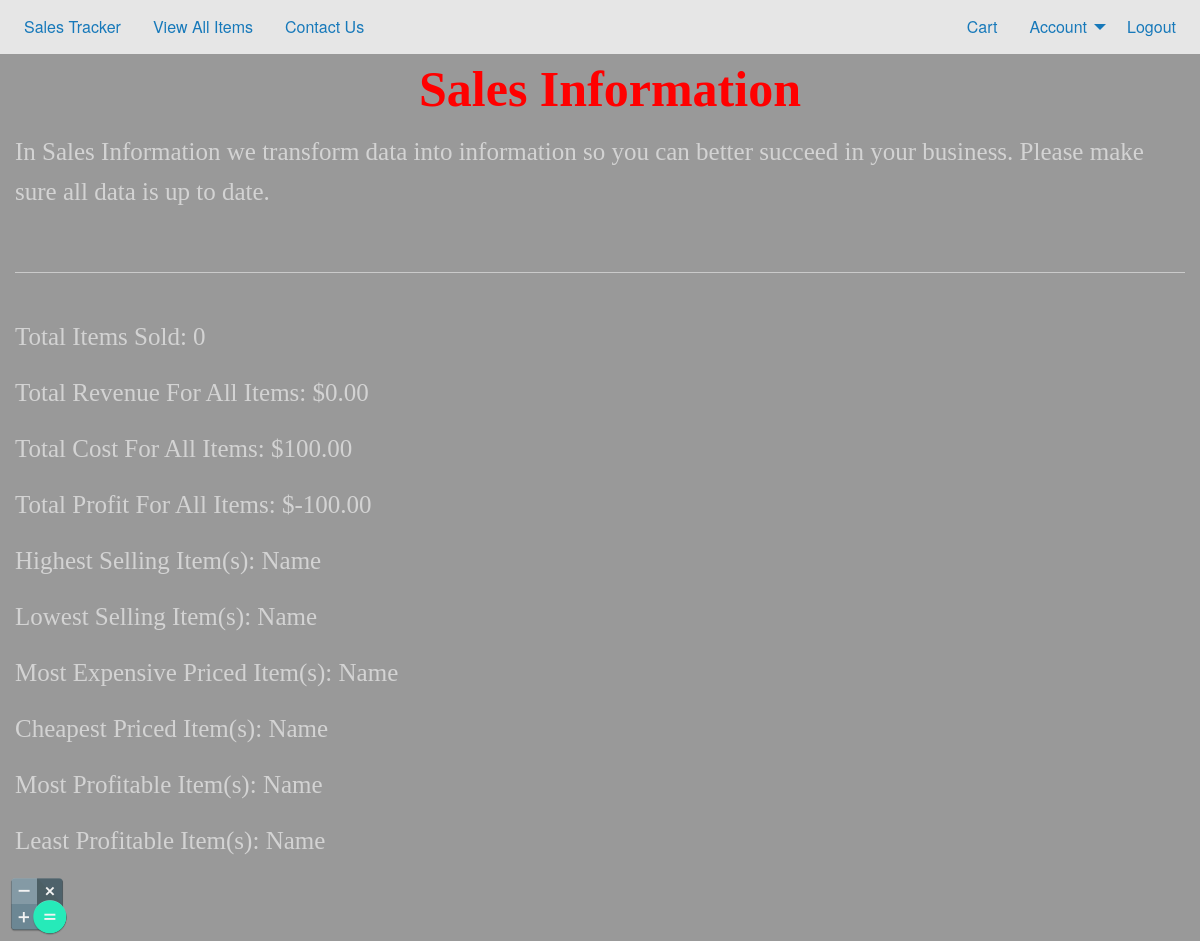
The page /account/sales_info/ (signed in) on the database as committed earlier.
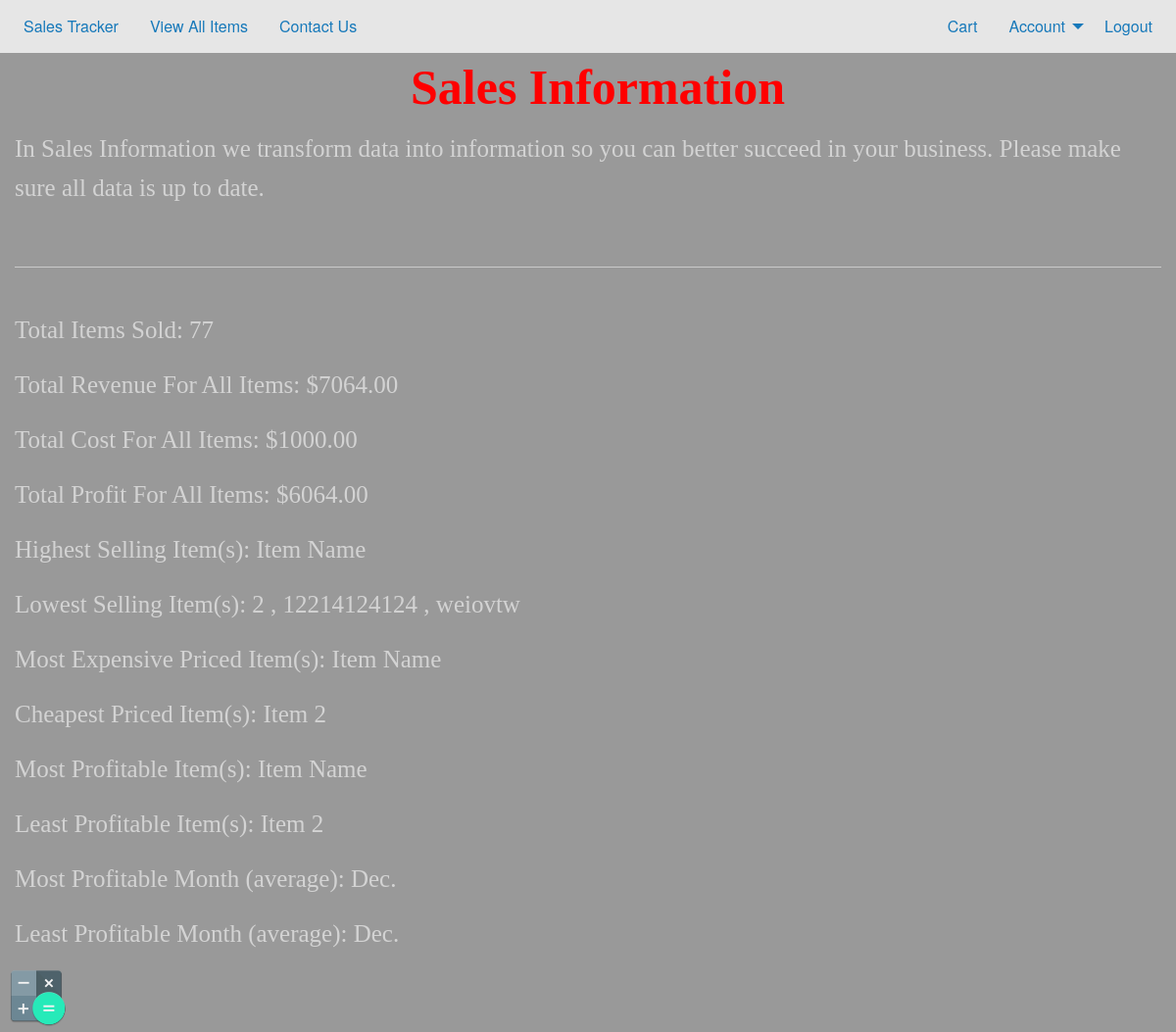
The same page on the database as committed later.
### main_app/models.py (models this page shows, shortened)
class Item(models.Model):
	user = models.ForeignKey(
		User,
		on_delete = models.CASCADE,
		null = True
	)
	name = models.CharField(
		max_length = 32
	)
	cost = models.DecimalField(
		max_digits = 12,
		decimal_places = 2,
		default = 0.00
	)
	price = models.DecimalField(
		max_digits = 12,
		decimal_places = 2,
		default = 0.00
	)
	units_purchased = models.IntegerField(
		default = 0
	)
	units_available = models.IntegerField(
		default = 0
	)
	units_previously_sold = models.IntegerField(
		default = 0
	)
	units_sold = models.IntegerField(
		default = 0
	)
	sale_start = models.DateTimeField(
		null = True,
		blank = True
	)
	sale_end = models.DateTimeField(
		null = True,
		blank = True
	)
	discount_start = models.DateTimeField(
		null = True,
		blank = True
	)
	discount_end = models.DateTimeField(
		null = True,
		blank = True
	)
	details = models.TextField()
	date_created = models.DateTimeField(
		auto_now_add = True
	)
	date_updated = models.DateTimeField(
		auto_now = True
	)

### main_app/views.py (the view)
# urls.py: url(r'^account/sales_info/$', views.sales_info, name="sales_info"),
@login_required
def sales_info(request):
	items = Item.objects.filter(user=request.user)
	total_units_sold = 0
	total_cost = 0
	total_revenue = 0
	months = {}
	for item in items:
		total_units_sold = total_units_sold + item.units_sold
		total_cost = total_cost + (item.cost * item.units_purchased)
		total_revenue = total_revenue + (item.price * item.units_sold)
		dates_sold = ItemUnitSoldDate.objects.filter(item=item)
		for date_sold in dates_sold:
			month = str(date_sold.date).split('-')[1]
			if not months.get(month):
				months[month] = (item.price - item.cost) * date_sold.amount
			else:
				months[month] = months[month] + ((item.price - item.cost) * date_sold.amount)
	most_profitable_months = []
	most_profitable_month_amount = -1
	least_profitable_months = []
	least_profitable_month_amount = float('inf')
	for month, profit in months.items():
		if profit > most_profitable_month_amount:
			most_profitable_months = []
			most_profitable_months.append(MONTH_NUM_TO_NAME[int(month)] + ".")
			most_profitable_month_amount = profit
		elif profit == most_profitable_month_amount:
			most_profitable_months.append(MONTH_NUM_TO_NAME[int(month)] + ".")
		if profit < least_profitable_month_amount:
			least_profitable_months = []
			least_profitable_months.append(MONTH_NUM_TO_NAME[int(month)] + ".")
			least_profitable_month_amount = profit
		elif profit == least_profitable_month_amount:
			least_profitable_months.append(MONTH_NUM_TO_NAME[int(month)] + ".")
	highest_selling_items = items.order_by('-units_sold')
	highest_selling_items_range = 1
	for i in range(0, len(highest_selling_items)):
		if i + 1 < len(highest_selling_items):
			if highest_selling_items[i + 1].units_sold == highest_selling_items[i].units_sold:
				highest_selling_items_range = highest_selling_items_range + 1
			else:
				break
		else:
			break
	lowest_selling_items = items.order_by('units_sold')
	lowest_selling_items_range = 1
	for i in range(0, len(lowest_selling_items)):
		if i + 1 < len(lowest_selling_items):
			if lowest_selling_items[i + 1].units_sold == lowest_selling_items[i].units_sold:
				lowest_selling_items_range = lowest_selling_items_range + 1
			else:
				break
		else:
			break
	most_expensive_items = items.order_by('-price')
	most_expensive_items_range = 1
	for i in range(0, len(most_expensive_items)):
		if i + 1 < len(most_expensive_items):
			if most_expensive_items[i + 1].price == most_expensive_items[i].price:
				most_expensive_items_range = most_expensive_items_range + 1
			else:
				break
		else:
			break
	cheapest_items = items.order_by('price')
	cheapest_items_range = 1
	for i in range(0, len(cheapest_items)):
		if i + 1 < len(cheapest_items):
			if cheapest_items[i + 1].price == cheapest_items[i].price:
				cheapest_items_range = cheapest_items_range + 1
			else:
				break
		else:
			break
	most_profitable_items = []
	most_profitable_items_amount = -1
	least_profitable_items = []
	least_profitable_items_amount = float('inf')
	for item in items:
		profit = item.price - item.cost
		if profit > most_profitable_items_amount:
			most_profitable_items = []
			most_profitable_items.append(item)
			most_profitable_items_amount = profit
		elif profit == most_profitable_items_amount:
			most_profitable_items.append(item)
		if profit < least_profitable_items_amount:
			least_profitable_items = []
			least_profitable_items.append(item)
			least_profitable_items_amount = profit
		elif profit == least_profitable_items_amount:
			least_profitable_items.append(item)
	context = {
		'total_units_sold': total_units_sold,
		'total_cost': total_cost,
		'total_revenue': total_revenue,
		'total_profit': total_revenue - total_cost,
		'highest_selling_items': highest_selling_items[:highest_selling_items_range],
		'lowest_selling_items': lowest_selling_items[:lowest_selling_items_range],
		'most_expensive_items': most_expensive_items[:most_expensive_items_range],
		'cheapest_items': cheapest_items[:cheapest_items_range],
		'most_profitable_items': most_profitable_items,
		'least_profitable_items': least_profitable_items,
		'most_profitable_months': most_profitable_months,
		'least_profitable_months': least_profitable_months
	}
	return render(request, 'account/sales_info.html', context)

### main_app/context_processors.py (called while the page is built)
def processors(request):
    if request.user.username and not AccountSettings.objects.filter(user=request.user):
        AccountSettings.objects.create(
            user = request.user,
            deny_chat = False,
            online = True,
        )
    deny_chat = "false"
    if request.user.username:
        if request.user.settings.deny_chat:
            deny_chat = "true"
    return {
        'website_name': "Sales Tracker",
        'username': request.user.username,
        'deny_chat': deny_chat
    }

### main_app/templates/account/sales_info.html (shortened to what this page needs)
{% extends 'base.html' %}
{% block content %}
	<body class="info">
        <h1 class="text-center">Sales Information</h1>
        <p>
            In Sales Information we transform data into information so you can
            better succeed in your business. Please make sure all data is up
            to date.
        </p>
        <br><hr><br>
        {% if user.is_authenticated %}
            <p>Total Items Sold: {{ total_units_sold }}</p>
            <p>Total Revenue For All Items: ${{ total_revenue }}</p>
            <p>Total Cost For All Items: ${{ total_cost }}</p>
            <p>Total Profit For All Items: ${{ total_profit }}</p>
            <p>
                Highest Selling Item(s):
                {% for item in highest_selling_items %}
                    {% if forloop.counter > 1 %}
                        , {{ item.name }}
                    {% else %}
                        {{ item.name }}
                    {% endif %}
                {% endfor %}
            </p>
            <p>
                Lowest Selling Item(s):
                {% for item in lowest_selling_items %}
                    {% if forloop.counter > 1 %}
                        , {{ item.name }}
                    {% else %}
                        {{ item.name }}
                    {% endif %}
                {% endfor %}
            </p>
            <p>
                Most Expensive Priced Item(s):
                {% for item in most_expensive_items %}
                    {% if forloop.counter > 1 %}
                        , {{ item.name }}
                    {% else %}
                        {{ item.name }}
                    {% endif %}
                {% endfor %}
            </p>
            <p>
                Cheapest Priced Item(s):
                {% for item in cheapest_items %}
                    {% if forloop.counter > 1 %}
                        , {{ item.name }}
                    {% else %}
                        {{ item.name }}
                    {% endif %}
                {% endfor %}
            </p>
            <p>
                Most Profitable Item(s):
                {% for item in most_profitable_items %}
                    {% if forloop.counter > 1 %}
                        , {{ item.name }}
                    {% else %}
                        {{ item.name }}
                    {% endif %}
                {% endfor %}
            </p>
            <p>
                Least Profitable Item(s):
                {% for item in least_profitable_items %}
                    {% if forloop.counter > 1 %}
                        , {{ item.name }}
                    {% else %}
                        {{ item.name }}
                    {% endif %}
                {% endfor %}
            </p>
            <p>
                {% if most_profitable_months %}
                    Most Profitable Month (average):
                    {% for month in most_profitable_months %}
                        {% if forloop.counter > 1 %}
                            , {{ month }}
                        {% else %}
                            {{ month }}
                        {% endif %}
                    {% endfor %}
                {% endif %}
            </p>
            <p>
                {% if least_profitable_months %}
                    Least Profitable Month (average):
                    {% for month in least_profitable_months %}
                        {% if forloop.counter > 1 %}
                            , {{ month }}
                        {% else %}
                            {{ month }}
                        {% endif %}
                    {% endfor %}
                {% endif %}
            </p>
        {% else %}
            <p>Please log in to view your Sales Information.</p>
        {% endif %}
	</body>
{% endblock %}

Rows that differ between the two databases and show on the page:
no longer on one of the page's lists (row edited): Item: name "Name"
changed Item: name "Name" → "Item Name"
added Item: name "2"
added Item: name "12214124124"
added Item: name "weiovtw"
added Item: name "Item 2"
Other text that changed with them:
{{ total_units_sold }}: "0" → "77"
{{ total_revenue }}: "0.00" → "7064.00"
{{ total_cost }}: "100.00" → "1000.00"
{{ total_profit }}: "-100.00" → "6064.00"
text now shown: "Most Profitable Month (average): Least Profitable Month (average):"
new list line: "Dec."
